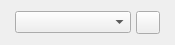
<?xml version="1.0" encoding="UTF-8"?>
<ui version="4.0">
 <class>glitch_object_bits_and_bytes_arduino</class>
 <widget class="QWidget" name="glitch_object_bits_and_bytes_arduino">
  <property name="geometry">
   <rect>
    <x>0</x>
    <y>0</y>
    <width>175</width>
    <height>45</height>
   </rect>
  </property>
  <property name="windowTitle">
   <string>Form</string>
  </property>
  <layout class="QHBoxLayout" name="horizontalLayout">
   <property name="spacing">
    <number>5</number>
   </property>
   <property name="leftMargin">
    <number>15</number>
   </property>
   <property name="topMargin">
    <number>0</number>
   </property>
   <property name="rightMargin">
    <number>15</number>
   </property>
   <property name="bottomMargin">
    <number>0</number>
   </property>
   <item>
    <widget class="QComboBox" name="function">
     <property name="currentText">
      <string notr="true"/>
     </property>
     <property name="sizeAdjustPolicy">
      <enum>QComboBox::AdjustToContents</enum>
     </property>
    </widget>
   </item>
   <item>
    <widget class="QToolButton" name="context_menu">
     <property name="text">
      <string/>
     </property>
     <property name="icon">
      <iconset resource="../../Icons/icons.qrc">
       <normaloff>:/context-menu.png</normaloff>:/context-menu.png</iconset>
     </property>
    </widget>
   </item>
  </layout>
 </widget>
 <tabstops>
  <tabstop>function</tabstop>
  <tabstop>context_menu</tabstop>
 </tabstops>
 <resources>
  <include location="../../Icons/icons.qrc"/>
 </resources>
 <connections/>
</ui>
